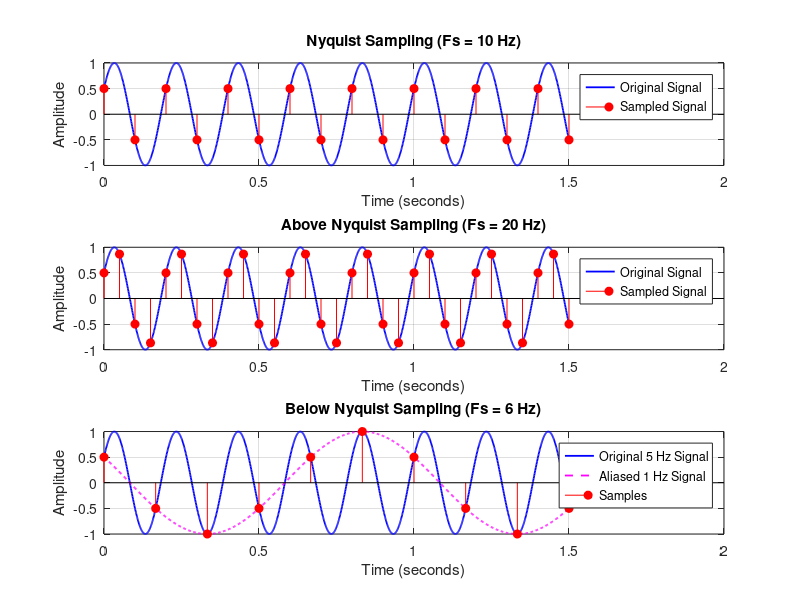

This chart was generated by the following MATLAB code:
clc;
clear;
close all;

% Original analog signal
fm = 5;                  % Signal frequency in Hz
A = 1;                   % Amplitude
phase = pi/6;            % Phase angle
duration = 1.5;          % Signal duration in seconds

% Continuous-time signal
t = 0:0.001:duration;
x = A * sin(2*pi*fm*t + phase);

% Three sampling frequencies
Fs_nyquist = 2*fm;       % Nyquist rate = 10 Hz
Fs_above = 4*fm;         % Above Nyquist = 20 Hz
Fs_below = 6;            % Below Nyquist = 6 Hz

% Sampling at Nyquist rate
n1 = 0:floor(duration*Fs_nyquist);
t1 = n1/Fs_nyquist;
x1 = A * sin(2*pi*fm*t1 + phase);

% Sampling above Nyquist rate
n2 = 0:floor(duration*Fs_above);
t2 = n2/Fs_above;
x2 = A * sin(2*pi*fm*t2 + phase);

% Sampling below Nyquist rate
n3 = 0:floor(duration*Fs_below);
t3 = n3/Fs_below;
x3 = A * sin(2*pi*fm*t3 + phase);

% Calculate alias frequency
f_alias = abs(fm - Fs_below);

% Aliased signal for this example
phase_alias = pi - phase;
x_alias = A * sin(2*pi*f_alias*t + phase_alias);

% Display sampling information
disp('Nyquist Rate:');
disp(Fs_nyquist);

disp('Above Nyquist Rate:');
disp(Fs_above);

disp('Below Nyquist Rate:');
disp(Fs_below);

disp('Alias Frequency:');
disp(f_alias);

% Plot 1: Nyquist rate
figure;

subplot(3,1,1);
plot(t, x, 'b', 'LineWidth', 1.3);
hold on;
stem(t1, x1, 'r', 'filled');
hold off;

title('Nyquist Sampling (Fs = 10 Hz)');
xlabel('Time (seconds)');
ylabel('Amplitude');
legend('Original Signal', 'Sampled Signal');
grid on;

% Plot 2: Above Nyquist rate
subplot(3,1,2);
plot(t, x, 'b', 'LineWidth', 1.3);
hold on;
stem(t2, x2, 'r', 'filled');
hold off;

title('Above Nyquist Sampling (Fs = 20 Hz)');
xlabel('Time (seconds)');
ylabel('Amplitude');
legend('Original Signal', 'Sampled Signal');
grid on;

% Plot 3: Below Nyquist rate
subplot(3,1,3);
plot(t, x, 'b', 'LineWidth', 1.3);
hold on;
plot(t, x_alias, 'm--', 'LineWidth', 1.3);
stem(t3, x3, 'r', 'filled');
hold off;

title('Below Nyquist Sampling (Fs = 6 Hz)');
xlabel('Time (seconds)');
ylabel('Amplitude');
legend('Original 5 Hz Signal', 'Aliased 1 Hz Signal', 'Samples');
grid on;
